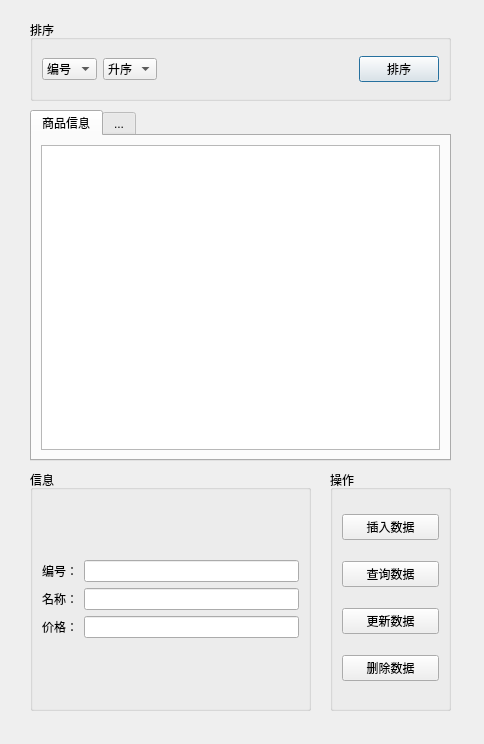
<?xml version="1.0" encoding="UTF-8"?>
<ui version="4.0">
 <class>CommodityLoginDlg</class>
 <widget class="QDialog" name="CommodityLoginDlg">
  <property name="geometry">
   <rect>
    <x>0</x>
    <y>0</y>
    <width>484</width>
    <height>744</height>
   </rect>
  </property>
  <property name="windowTitle">
   <string>信息登记系统</string>
  </property>
  <property name="windowIcon">
   <iconset resource="images.qrc">
    <normaloff>:/images/store.jpg</normaloff>:/images/store.jpg</iconset>
  </property>
  <widget class="QGroupBox" name="groupBox_Sort">
   <property name="geometry">
    <rect>
     <x>30</x>
     <y>20</y>
     <width>421</width>
     <height>81</height>
    </rect>
   </property>
   <property name="title">
    <string>排序</string>
   </property>
   <layout class="QHBoxLayout" name="horizontalLayout">
    <item>
     <widget class="QComboBox" name="comboBox_Key">
      <property name="sizePolicy">
       <sizepolicy hsizetype="Preferred" vsizetype="Fixed">
        <horstretch>0</horstretch>
        <verstretch>0</verstretch>
       </sizepolicy>
      </property>
      <item>
       <property name="text">
        <string>编号</string>
       </property>
      </item>
      <item>
       <property name="text">
        <string>名称</string>
       </property>
      </item>
      <item>
       <property name="text">
        <string>价格</string>
       </property>
      </item>
     </widget>
    </item>
    <item>
     <widget class="QComboBox" name="comboBox_Order">
      <item>
       <property name="text">
        <string>升序</string>
       </property>
      </item>
      <item>
       <property name="text">
        <string>降序</string>
       </property>
      </item>
     </widget>
    </item>
    <item>
     <spacer name="horizontalSpacer">
      <property name="orientation">
       <enum>Qt::Horizontal</enum>
      </property>
      <property name="sizeHint" stdset="0">
       <size>
        <width>40</width>
        <height>20</height>
       </size>
      </property>
     </spacer>
    </item>
    <item>
     <widget class="QPushButton" name="pushButton_Sort">
      <property name="text">
       <string>排序</string>
      </property>
     </widget>
    </item>
   </layout>
  </widget>
  <widget class="QTabWidget" name="tabWidget">
   <property name="geometry">
    <rect>
     <x>30</x>
     <y>110</y>
     <width>421</width>
     <height>351</height>
    </rect>
   </property>
   <property name="currentIndex">
    <number>0</number>
   </property>
   <widget class="QWidget" name="tab">
    <attribute name="title">
     <string>商品信息</string>
    </attribute>
    <layout class="QHBoxLayout" name="horizontalLayout_2">
     <item>
      <widget class="QTableView" name="tableView"/>
     </item>
    </layout>
   </widget>
   <widget class="QWidget" name="tab_2">
    <attribute name="title">
     <string>...</string>
    </attribute>
   </widget>
  </widget>
  <widget class="QGroupBox" name="groupBox_Information">
   <property name="geometry">
    <rect>
     <x>30</x>
     <y>470</y>
     <width>281</width>
     <height>241</height>
    </rect>
   </property>
   <property name="title">
    <string>信息</string>
   </property>
   <layout class="QVBoxLayout" name="verticalLayout_2">
    <item>
     <layout class="QVBoxLayout" name="verticalLayout">
      <item>
       <layout class="QHBoxLayout" name="horizontalLayout_3">
        <item>
         <widget class="QLabel" name="label_Id">
          <property name="text">
           <string>编号：</string>
          </property>
         </widget>
        </item>
        <item>
         <widget class="QLineEdit" name="lineEdit_Id"/>
        </item>
       </layout>
      </item>
      <item>
       <layout class="QHBoxLayout" name="horizontalLayout_4">
        <item>
         <widget class="QLabel" name="label_Name">
          <property name="text">
           <string>名称：</string>
          </property>
         </widget>
        </item>
        <item>
         <widget class="QLineEdit" name="lineEdit_Name"/>
        </item>
       </layout>
      </item>
      <item>
       <layout class="QHBoxLayout" name="horizontalLayout_5">
        <item>
         <widget class="QLabel" name="label_Price">
          <property name="text">
           <string>价格：</string>
          </property>
         </widget>
        </item>
        <item>
         <widget class="QLineEdit" name="lineEdit_Price"/>
        </item>
       </layout>
      </item>
     </layout>
    </item>
   </layout>
  </widget>
  <widget class="QGroupBox" name="groupBox_Operation">
   <property name="geometry">
    <rect>
     <x>330</x>
     <y>470</y>
     <width>121</width>
     <height>241</height>
    </rect>
   </property>
   <property name="title">
    <string>操作</string>
   </property>
   <layout class="QVBoxLayout" name="verticalLayout_3">
    <item>
     <widget class="QPushButton" name="pushButton_Insert">
      <property name="text">
       <string>插入数据</string>
      </property>
     </widget>
    </item>
    <item>
     <widget class="QPushButton" name="pushButton_Search">
      <property name="text">
       <string>查询数据</string>
      </property>
     </widget>
    </item>
    <item>
     <widget class="QPushButton" name="pushButton_Update">
      <property name="text">
       <string>更新数据</string>
      </property>
     </widget>
    </item>
    <item>
     <widget class="QPushButton" name="pushButton_Delete">
      <property name="text">
       <string>删除数据</string>
      </property>
     </widget>
    </item>
   </layout>
  </widget>
 </widget>
 <resources>
  <include location="images.qrc"/>
 </resources>
 <connections/>
</ui>
